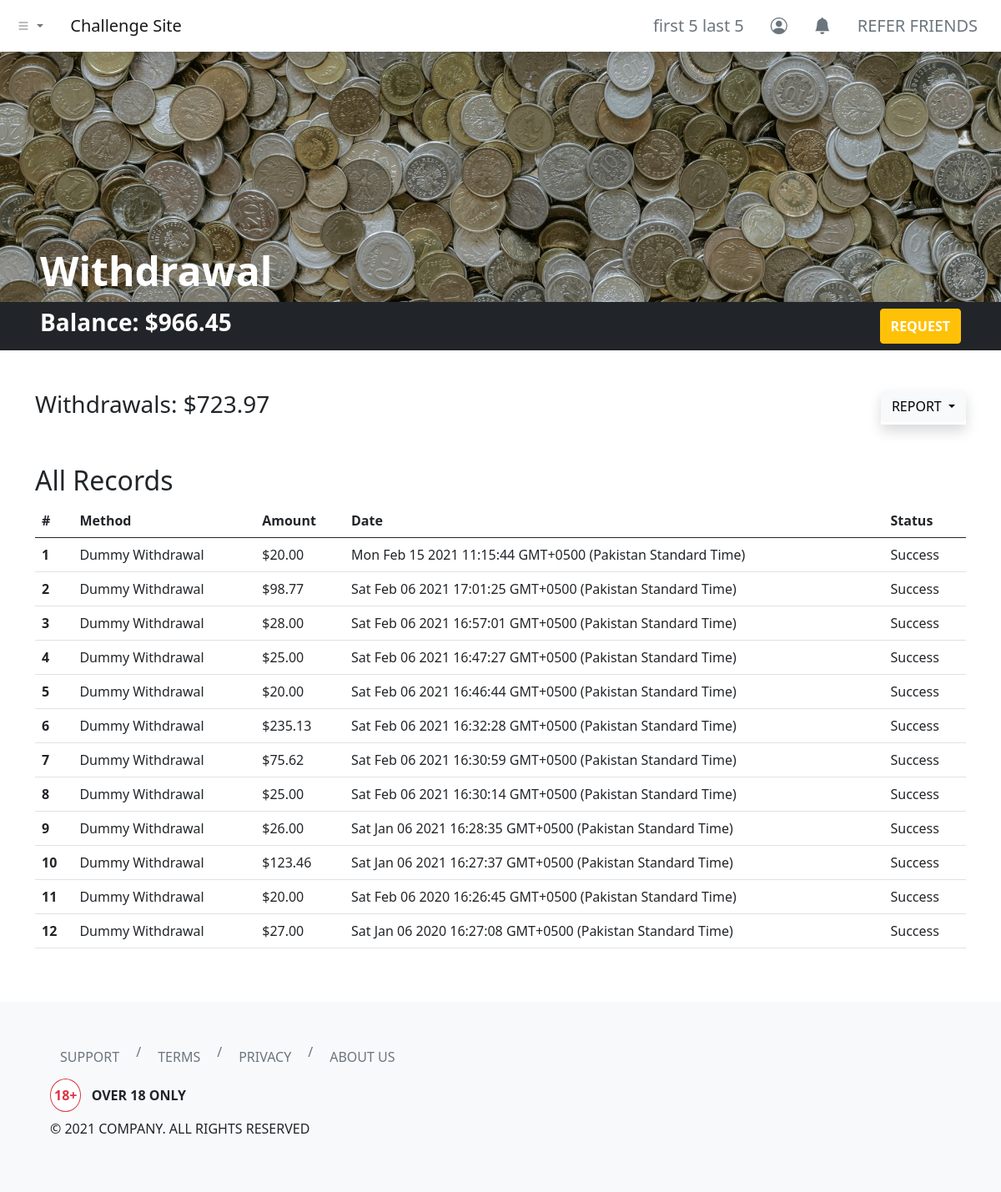
/dashboard/withdrawal/index.php (signed in), run on an earlier commit of the app's database.
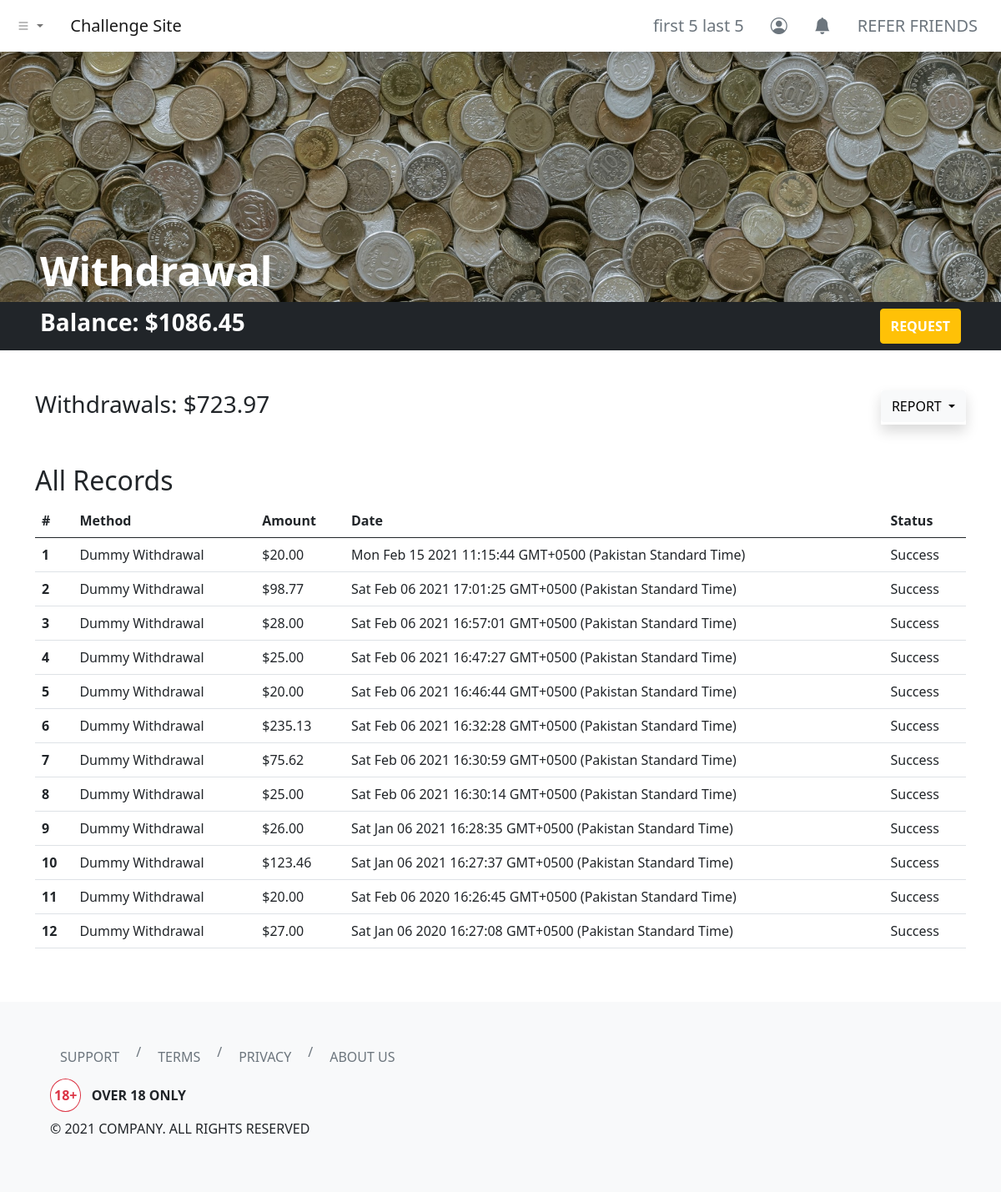
And on a later commit of the database.
### tables this page shows
CREATE TABLE `users` (
  `id` int(11) NOT NULL,
  `username` varchar(255) NOT NULL,
  `first_name` varchar(255) NOT NULL,
  `last_name` varchar(255) NOT NULL,
  `email` varchar(255) NOT NULL,
  `user_password` varchar(255) NOT NULL,
  `balance` decimal(65,30) UNSIGNED NOT NULL DEFAULT 0.000000000000000000000000000000
);

### dashboard/withdrawal/index.php (the view, shortened to what the changed rows need)
<?php
include '../../header.php';
?>
<link rel="stylesheet" href="./index.css">
<div class="hero bg-dark d-flex align-items-end px-5">
    <h1 class="text-white display-5 fw-bold">Withdrawal</h1>
</div>
<div class="container-fluid bg-dark py-2 px-5">
    <div class="row">
        <div class="col d-flex justify-content-between">
            <h3 class="text-white fw-bold">Balance:
                <?php
                include_once '../../php-apis/db-config.php';
                $user_id = $_SESSION['id'];
                $sql3 = "SELECT * FROM users WHERE id=$user_id";
                $result3 = mysqli_query($conn, $sql3);
                if (mysqli_num_rows($result3) > 0) {
                    while ($row3 = mysqli_fetch_assoc($result3)) {
                        echo '$' . number_format($row3['balance'], 2, '.', '');
                    }
                } else {
                    header("Location: ../../php-apis/logout.php");
                    die();
                }
                ?>
            </h3>
            <button type="button" class="btn btn-warning text-uppercase text-white fw-bold" data-bs-toggle="modal" data-bs-target="#withdrawalModal">
                Request
            </button>
        </div>
    </div>
</div>
<div class="container my-5">
    <div class="row">
        <div class="col">
            <h2 class="text-capitalize"><?php echo (isset($_GET['report-filter']) && !empty($_GET['report-filter'])) ? (str_replace("-", " ", mysqli_real_escape_string($conn, clean_input($_GET['report-filter'])))) : ("All") ?> Records</h2>
            <table class="table">
                <thead>
                    <tr>
                        <th scope="col">#</th>
                        <th scope="col">Method</th>
                        <th scope="col">Amount</th>
                        <th scope="col">Date</th>
                        <th scope="col">Status</th>
                    </tr>
                </thead>
                <tbody>
                    <?php
                    if (isset($_GET['report-filter']) && !empty($_GET['report-filter'])) {
                        $reportFilter = mysqli_real_escape_string($conn, clean_input($_GET["report-filter"]));
                        switch ($reportFilter) {
                            case "current-month":
                                $sql2 = "SELECT * FROM withdrawal_log WHERE MONTH(server_timestamp) = MONTH(CURRENT_DATE()) AND YEAR(server_timestamp) = YEAR(CURRENT_DATE()) AND withdrawal_by = $user_id ORDER BY server_timestamp DESC";
                                break;
                            case "previous-month":
                                $sql2 = "SELECT * FROM withdrawal_log WHERE YEAR(server_timestamp) = YEAR(CURRENT_DATE() - INTERVAL 1 MONTH) AND MONTH(server_timestamp) = MONTH(CURRENT_DATE() - INTERVAL 1 MONTH) AND withdrawal_by = $user_id ORDER BY server_timestamp DESC";
                                break;
                            case "current-year":
                                $sql2 = "SELECT * FROM withdrawal_log WHERE YEAR(server_timestamp) = YEAR(CURRENT_DATE()) AND withdrawal_by = $user_id ORDER BY server_timestamp DESC";
                                break;
                            case "all":
                                $sql2 = "SELECT * FROM withdrawal_log WHERE withdrawal_by = $user_id ORDER BY server_timestamp DESC";
                                break;
                            default:
                                $sql2 = "SELECT * FROM withdrawal_log WHERE withdrawal_by = $user_id ORDER BY server_timestamp DESC";
                        }
                    } else {
                        $sql2 = "SELECT * FROM withdrawal_log WHERE withdrawal_by = $user_id ORDER BY server_timestamp DESC";
                    }
                    $result2 = mysqli_query($conn, $sql2);
                    if (mysqli_num_rows($result2) > 0) {
                        $count = 1;
                        while ($row2 = mysqli_fetch_assoc($result2)) {
                    ?>
                            <tr>
                                <th scope="row"><?php echo $count; ?></th>
                            </tr>
                        <?php
                            $count++;
                        }
                    } else {
                        ?>
                        <tr>
                            <td colspan="4" class="text-center text-danger">No Records Found!</td>
                        </tr>
                    <?php } ?>
                </tbody>
            </table>
        </div>
    </div>
</div>
<?php
include '../../footer.php';
?>

### header.php (shortened to what the changed rows need)
<?php
function urlPrefix()
{
    if (basename(getcwd()) === basename(__DIR__)) {
        return './';
    } elseif (basename(dirname(getcwd())) === basename(__DIR__)) {
        return '../';
    } elseif (basename(dirname(dirname(getcwd()))) === basename(__DIR__)) {
        return '../../';
    } elseif (basename(dirname(dirname(dirname(getcwd())))) === basename(__DIR__)) {
        return '../../../';
    } else {
        return './';
    }
}
?>
<!DOCTYPE html>
<html lang="en">
<head>
    <link href="https://cdn.jsdelivr.net/npm/bootstrap@5.0.0-beta2/dist/css/bootstrap.min.css" rel="stylesheet">
    <link rel="stylesheet" href="https://cdn.jsdelivr.net/npm/bootstrap-icons@1.3.0/font/bootstrap-icons.css">
</head>
<body>
    <nav class="navbar navbar-expand-sm navbar-light bg-white shadow">
        <div class="container-fluid">
            <div class="collapse navbar-collapse" id="navbarNavDropdown">
                <ul class="navbar-nav ms-auto">
                    <?php if (isset($_SESSION['id'])) { ?>
                        <li class="nav-item">
                            <a class="btn btn-lg btn-outline-secondary border-0" aria-current="page" href="<?php echo urlPrefix() . 'dashboard/profile/'; ?>">
                                <?php
                                include_once urlPrefix() . 'php-apis/db-config.php';
                                $user_id = $_SESSION['id'];
                                $sql = "SELECT * FROM users WHERE id=$user_id";
                                $result = mysqli_query($conn, $sql);
                                if (mysqli_num_rows($result) > 0) {
                                    while ($row = mysqli_fetch_assoc($result)) {
                                        echo $row['first_name'] . ' ' . $row['last_name'];
                                    }
                                } else {
                                    header("Location: " . urlPrefix() . "php-apis/logout.php");
                                    die();
                                }
                                ?>
                            </a>
                        </li>
                    <?php } else { ?>
                        <li class="nav-item">
                            <a class="btn btn-lg btn-outline-secondary border-0" aria-current="page" href="<?php echo urlPrefix() . 'login/'; ?>">ENTER</a>
                        </li>
                    <?php } ?>
                </ul>
            </div>
        </div>
    </nav>

What changed in the data, as far as the page shows it:
changed users "first 5": balance "966.45" → "1086.45"
